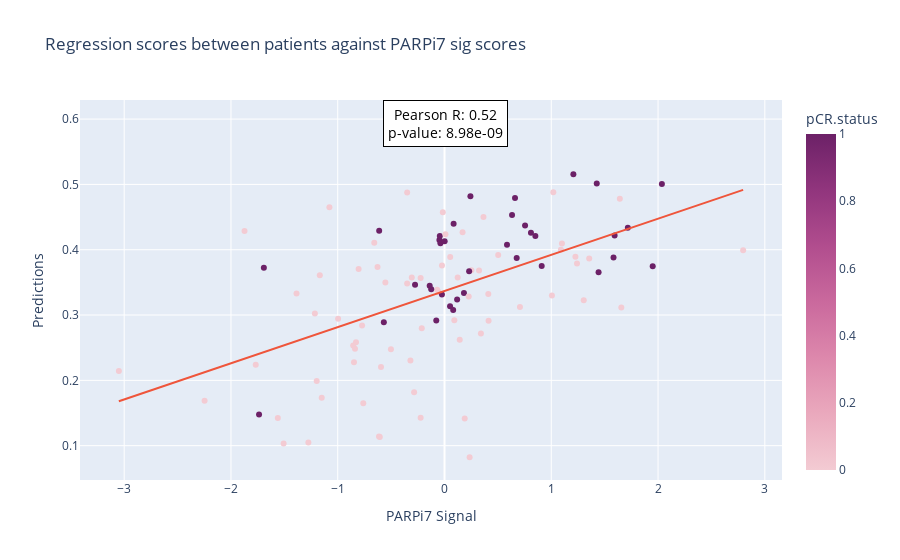

Source (notebook cell):
### Code cell
# Scale the data
scaler = StandardScaler()
scaled_data = scaler.fit_transform(validation_subset)

# Step 5: Make predictions using the trained model
predictions = model.predict(scaled_data)
print(predictions)

# -------------------------
# 3. Load and Preprocess Response Data
# -------------------------
ispy2_response = pd.read_csv(
    '../data/validation/GSE173839_ISPY2_DurvalumabOlaparibArm_biomarkers.csv'
)
# Adjust pCR.status (-1 indicates control arm)
ispy2_response.loc[ispy2_response["pCR.status"] == -1, "pCR.status"] = 0

ispy2_response.sort_values(by='ResearchID', inplace=True)
ispy2_response["ResearchID"] = ispy2_response["ResearchID"].astype(str).str.strip()

# Subset expression data to match the ResearchID order in the response data
ispy2_expr = ispy2_expr[ispy2_response["ResearchID"]]
ispy2_response.set_index('ResearchID', inplace=True)

# -------------------------
# 4. Merge Expression and Response Data
# -------------------------
# Find common indices between the expression and response datasets
common_indices = ispy2_expr_transposed.index.intersection(ispy2_response.index)

# Filter both DataFrames to include only the common indices (maintaining order)
filtered_ispy_probe = ispy2_expr_transposed.loc[common_indices]
filtered_ispy_response = ispy2_response.loc[common_indices]

# Append model predictions to the response DataFrame
filtered_ispy_response['predictions'] = predictions

# -------------------------
# 5. Visualization: Box Plot of Predictions by pCR.status
# -------------------------
px.box(
    filtered_ispy_response,
    y='predictions',
    x='pCR.status',
    points="all",
    title="Distribution of regression scores between patients' complete pathological response"
)

# -------------------------
# 6. Statistical Testing: Welch's t-test & Mann-Whitney U Test
# -------------------------
group_0 = filtered_ispy_response.loc[filtered_ispy_response['pCR.status'] == 0, 'predictions']
group_1 = filtered_ispy_response.loc[filtered_ispy_response['pCR.status'] == 1, 'predictions']

t_stat, p_value_t = ttest_ind(group_0, group_1, equal_var=False)
print(f"Welch's t-test: t = {t_stat:.4f}, p = {p_value_t:.4f}")

u_stat, p_value_u = mannwhitneyu(group_0, group_1, alternative='two-sided')
print(f"Mann-Whitney U test: U = {u_stat:.4f}, p = {p_value_u:.4f}")

# -------------------------
# 7. Visualization: Scatter Plot with Pearson Correlation
# -------------------------
# Data for plotting
x = filtered_ispy_response['PARPi7_sig.']
y = filtered_ispy_response['predictions']

# Calculate Pearson correlation coefficient and p-value
r_value, p_value = pearsonr(x, y)

# Create scatter plot with regression trendline
fig = px.scatter(
    filtered_ispy_response,
    x='PARPi7_sig.',
    y='predictions',
    title="Regression scores between patients against PARPi7 sig scores",
    labels={'PARPi7_sig.': 'PARPi7 Signal', 'predictions': 'Predictions'},
    color='pCR.status',
    trendline="ols",  # Add regression line
    color_continuous_scale='magenta'  # Use a more subtle color palette
)

# Add annotation for Pearson R and p-value
fig.add_annotation(
    x=np.mean(x),
    y=np.max(y),
    text=f"Pearson R: {r_value:.2f}<br>p-value: {p_value:.2e}",
    showarrow=False,
    font=dict(size=14, color="black"),
    align="center",
    bordercolor="black",
    borderwidth=1,
    borderpad=4,
    bgcolor="white",
    opacity=1.0
)

# Display the scatter plot
fig.show()

### Figure 1 — Plotly figure (JSON) as saved in the notebook; plotly's stock layout.template omitted (floating-point values rounded to 4 significant figures)
{"data": [{"hovertemplate": "PARPi7 Signal=%{x}<br>Predictions=%{y}<br>pCR.status=%{marker.color}<extra></extra>", "legendgroup": "", "marker": {"color": [1, 1, 1, 1, 0, 0, 0, 0, 0, 0, 0, 1, 1, 0, 1, 0, 1, 0, 0, 0, 0, 1, 1, 0, 0, 0, 1, 0, 0, 0, 1, 1, 0, 0, 0, 1, 0, 0, 0, 0, 0, 1, 0, 1, 0, 0, 0, 0, 0, 0, 0, 1, 1, 1, 1, 0, 0, 0, 0, 1, 0, 1, 1, 0, 0, 0, 0, 0, 0, 0, 0, 0, 1, 1, 0, 0, 1, 1, 0, 0, 1, 0, 1, 1, 0, 1, 0, 0, 1, 0, 1, 0, 0, 0, 0, 0, 0, 1, 1, 0, 0, 0, 0, 1, 0], "coloraxis": "coloraxis", "symbol": "circle"}, "mode": "markers", "name": "", "orientation": "v", "showlegend": false, "type": "scatter", "x": [-0.04779, 0.05193, 0.6325, 0.6603, 1.304, -0.9966, -1.15, -1.214, -0.5019, 0.4102, -0.8292, 0.1821, -0.04396, -1.768, 0.676, 0.3649, 2.036, 0.5027, 0.1426, 0.1892, -1.873, 0.9103, -0.6118, -0.8554, -0.6135, -0.7719, -0.07707, 1.355, -0.3498, 0.3409, 1.426, -0.276, -1.168, -0.8045, -0.6579, 1.593, -1.197, 0.4128, 0.05338, -0.2236, -0.2235, -0.03821, -0.3499, 1.443, 1.1, -0.5947, 0.3237, -0.7607, 0.4229, -0.0559, 0.008775, 0.1182, 0.001319, 0.7546, 1.207, -0.6273, 0.09212, -0.02374, -0.2131, -0.02422, 0.1233, 0.5853, 0.08126, -2.247, -0.554, 0.2267, -0.069, -1.507, 1.642, -1.386, 0.2519, 1.09, -0.5682, -1.692, -0.6061, 1.019, 0.2427, 1.95, -0.01586, -0.8384, -1.737, -1.078, 0.2307, 1.717, -0.3192, 0.8096, 0.7065, -0.2847, 1.583, 1.226, 0.8508, 1.656, -1.561, 0.2353, 1.006, -0.8478, 2.797, -0.1244, -0.1388, -1.275, -0.3066, 1.241, 0.1692, 0.08533, -3.05], "xaxis": "x", "y": [0.415, 0.3136, 0.4531, 0.4794, 0.3227, 0.2944, 0.1735, 0.3024, 0.2478, 0.3322, 0.2584, 0.3339, 0.4212, 0.2239, 0.3874, 0.4501, 0.5006, 0.3919, 0.262, 0.1417, 0.4287, 0.3752, 0.4292, 0.2533, 0.1142, 0.2838, 0.2917, 0.3866, 0.4875, 0.2716, 0.5014, 0.3463, 0.3608, 0.3707, 0.4108, 0.4216, 0.199, 0.2914, 0.389, 0.3566, 0.1426, 0.41, 0.3484, 0.3655, 0.4096, 0.2203, 0.3681, 0.1648, 0.5933, 0.3353, 0.4236, 0.3236, 0.4129, 0.437, 0.5154, 0.3734, 0.2922, 0.3758, 0.2798, 0.3313, 0.3575, 0.4076, 0.3076, 0.1687, 0.35, 0.3285, 0.3388, 0.1035, 0.478, 0.3328, 0.3685, 0.3998, 0.2891, 0.3724, 0.1134, 0.4878, 0.4818, 0.3748, 0.4576, 0.2485, 0.1477, 0.465, 0.3672, 0.4338, 0.2306, 0.426, 0.3121, 0.1818, 0.388, 0.3894, 0.4209, 0.3114, 0.1424, 0.08228, 0.3298, 0.2276, 0.3992, 0.3395, 0.3449, 0.1048, 0.3575, 0.3791, 0.4268, 0.4396, 0.2144], "yaxis": "y"}, {"hovertemplate": "<b>OLS trendline</b><br>predictions = 0.0553525 * PARPi7_sig. + 0.336815<br>R<sup>2</sup>=0.275594<br><br>PARPi7 Signal=%{x}<br>Predictions=%{y} <b>(trend)</b><extra></extra>", "legendgroup": "", "marker": {"symbol": "circle"}, "mode": "lines", "name": "", "showlegend": false, "type": "scatter", "x": [-3.05, -2.247, -1.873, -1.768, -1.737, -1.692, -1.561, -1.507, -1.386, -1.275, -1.214, -1.197, -1.168, -1.15, -1.078, -0.9966, -0.8554, -0.8478, -0.8384, -0.8292, -0.8045, -0.7719, -0.7607, -0.6579, -0.6273, -0.6135, -0.6118, -0.6061, -0.5947, -0.5682, -0.554, -0.5019, -0.3499, -0.3498, -0.3192, -0.3066, -0.2847, -0.276, -0.2236, -0.2235, -0.2131, -0.1388, -0.1244, -0.07707, -0.069, -0.0559, -0.04779, -0.04396, -0.03821, -0.02422, -0.02374, -0.01586, 0.001319, 0.008775, 0.05193, 0.05338, 0.08126, 0.08533, 0.09212, 0.1182, 0.1233, 0.1426, 0.1692, 0.1821, 0.1892, 0.2267, 0.2307, 0.2353, 0.2427, 0.2519, 0.3237, 0.3409, 0.3649, 0.4102, 0.4128, 0.4229, 0.5027, 0.5853, 0.6325, 0.6603, 0.676, 0.7065, 0.7546, 0.8096, 0.8508, 0.9103, 1.006, 1.019, 1.09, 1.1, 1.207, 1.226, 1.241, 1.304, 1.355, 1.426, 1.443, 1.583, 1.593, 1.642, 1.656, 1.717, 1.95, 2.036, 2.797], "xaxis": "x", "y": [0.168, 0.2124, 0.2331, 0.239, 0.2407, 0.2432, 0.2504, 0.2534, 0.2601, 0.2662, 0.2696, 0.2706, 0.2722, 0.2732, 0.2771, 0.2817, 0.2895, 0.2899, 0.2904, 0.2909, 0.2923, 0.2941, 0.2947, 0.3004, 0.3021, 0.3029, 0.303, 0.3033, 0.3039, 0.3054, 0.3061, 0.309, 0.3174, 0.3175, 0.3191, 0.3198, 0.3211, 0.3215, 0.3244, 0.3244, 0.325, 0.3291, 0.3299, 0.3325, 0.333, 0.3337, 0.3342, 0.3344, 0.3347, 0.3355, 0.3355, 0.3359, 0.3369, 0.3373, 0.3397, 0.3398, 0.3413, 0.3415, 0.3419, 0.3434, 0.3436, 0.3447, 0.3462, 0.3469, 0.3473, 0.3494, 0.3496, 0.3498, 0.3502, 0.3508, 0.3547, 0.3557, 0.357, 0.3595, 0.3597, 0.3602, 0.3646, 0.3692, 0.3718, 0.3734, 0.3742, 0.3759, 0.3786, 0.3816, 0.3839, 0.3872, 0.3925, 0.3932, 0.3971, 0.3977, 0.4036, 0.4047, 0.4055, 0.409, 0.4118, 0.4157, 0.4167, 0.4244, 0.425, 0.4277, 0.4285, 0.4319, 0.4448, 0.4495, 0.4916], "yaxis": "y"}], "layout": {"annotations": [{"align": "center", "bgcolor": "white", "bordercolor": "black", "borderpad": 4, "borderwidth": 1, "font": {"color": "black", "size": 14}, "opacity": 1, "showarrow": false, "text": "Pearson R: 0.52<br>p-value: 8.98e-09", "x": 0.01041, "y": 0.5933}], "coloraxis": {"colorbar": {"title": {"text": "pCR.status"}}, "colorscale": [[0, "rgb(243, 203, 211)"], [0.1667, "rgb(234, 169, 189)"], [0.3333, "rgb(221, 136, 172)"], [0.5, "rgb(202, 105, 157)"], [0.6667, "rgb(177, 77, 142)"], [0.8333, "rgb(145, 53, 125)"], [1, "rgb(108, 33, 103)"]]}, "legend": {"tracegroupgap": 0}, "title": {"text": "Regression scores between patients against PARPi7 sig scores"}, "xaxis": {"anchor": "y", "domain": [0, 1], "title": {"text": "PARPi7 Signal"}}, "yaxis": {"anchor": "x", "domain": [0, 1], "title": {"text": "Predictions"}}}}
